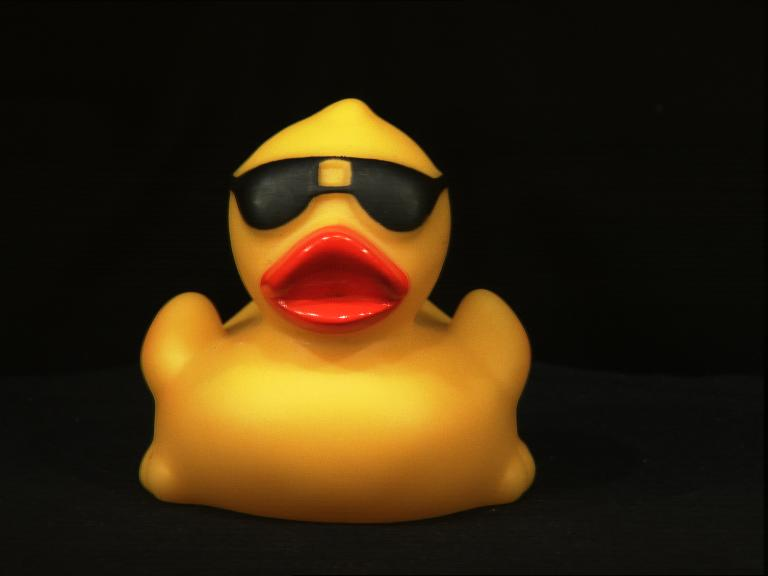
#> input picture ducc.png, 768 x 576 px
$ python threshold.py
#> lines starting #> are read from the running program, lines starting #| are printed output that depends on the picture
import cv2
image1 = cv2.imread("ducc.png")
#> image1 is the input picture: shape (576, 768, 3); mean B, G, R 13.5, 38, 54.6
thresh_val = 40
image1[image1 < thresh_val] = 0
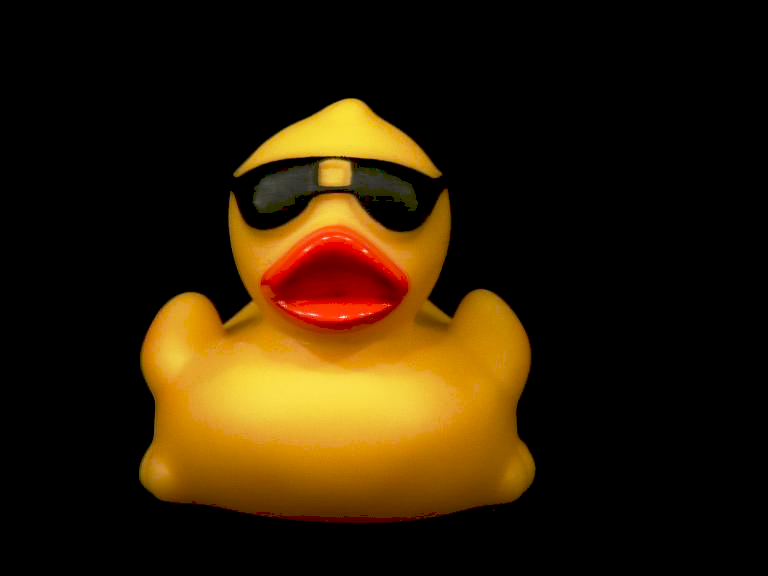
#> image1: shape (576, 768, 3); mean B, G, R 4.5, 29.4, 46


ret,thresh4 = cv2.threshold(image1,127,255,cv2.THRESH_TRUNC)
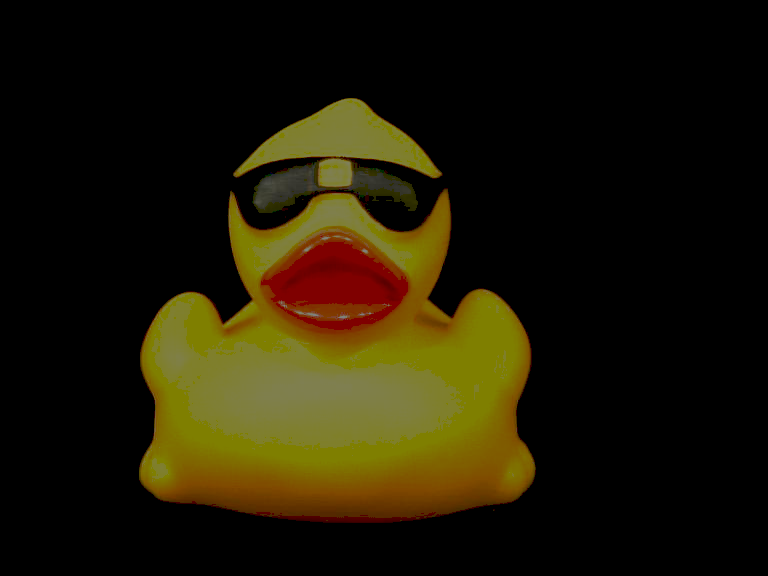
#> thresh4: shape (576, 768, 3); mean B, G, R 4.5, 24.5, 30.4

cv2.imwrite("threshold.jpg", thresh4)

# De-allocate any associated memory usage
if cv2.waitKey(0) & 0xff == 27:
#> (key Esc is pressed here)
    cv2.destroyAllWindows()

$ run again, with 62_r120.png copied over ducc.png
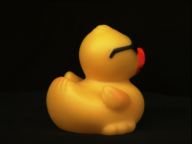
#> input picture 62_r120.png, 192 x 144 px
#> image1 is the input picture: shape (144, 192, 3); mean B, G, R 12.3, 40.5, 58.4
#> `image1[image1 < thresh_val] = 0`:
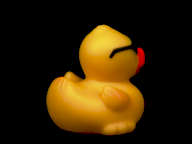
#> image1: shape (144, 192, 3); mean B, G, R 4.1, 33.7, 51.1
#> `ret,thresh4 = cv2.threshold(image1,127,255,cv2.THRESH_TRUNC)`:
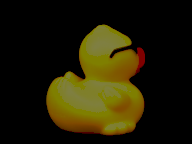
#> thresh4: shape (144, 192, 3); mean B, G, R 4.1, 29.1, 34.1
